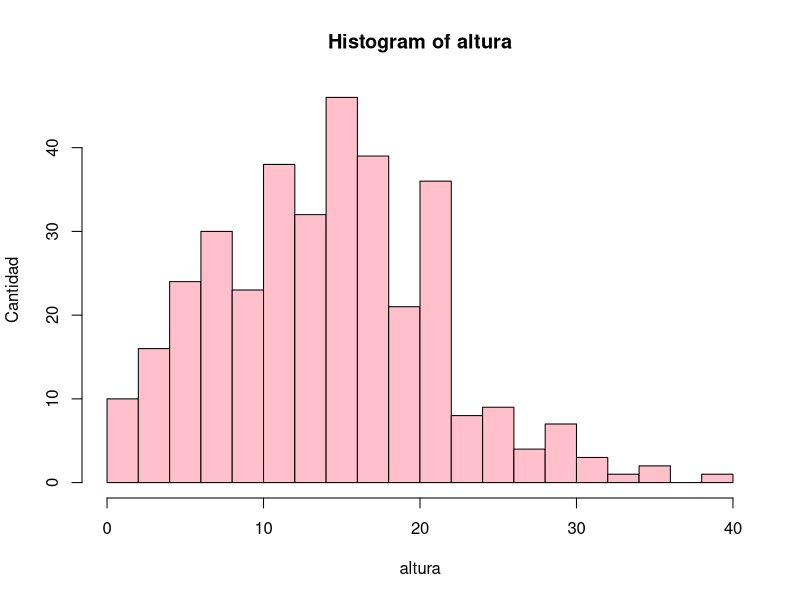
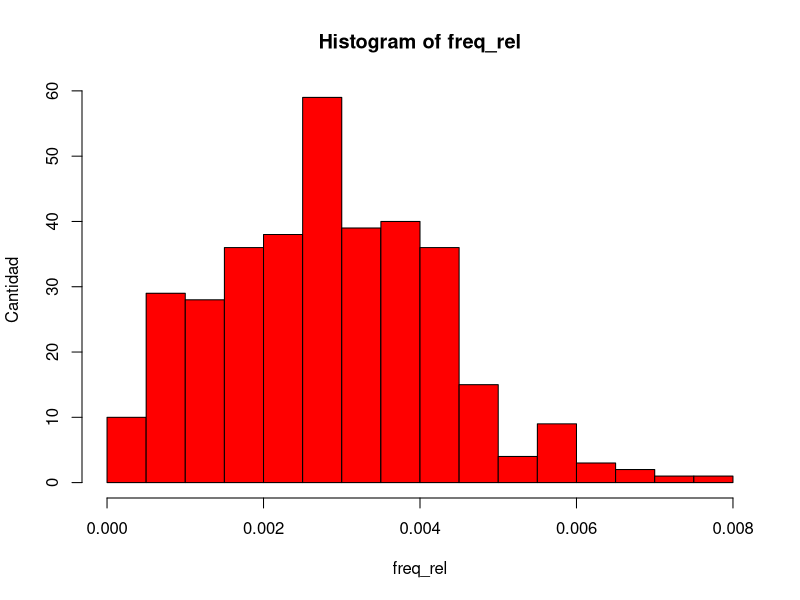

Here is the R script that generated these plots, in order:
#---------------------------------------PREGUNTAS-------------------------------------------------
# 1. en la tabla de frecuencia, frecuencia relativa termina en 1.0001 o 0.9999, bien / mal?
# 2. como poner q se haga la suma acumulativa solamente de las primeras 3 columnas
# 3. cada cuanto tomar los intervalos (si tomo uno en especifico, los ultimos valores del 
# intervalo no los toma)

#-------------------------------------------------------------------------------------------------
library(readxl)
datos <- read_excel("Base4.xls", col_names = TRUE)
#acceder a las columnas por nombre
attach(datos) 

#---------------------------------------ALTURA-------------------------------------------------
#summary(altura)
length_interval = trunc(sqrt(length(altura)))
breaks_altura = seq(min(altura), max(altura), 5) # Intervalos para la tabla de freq
#breaks_altura = seq(min(altura), max(altura), 5) # Intervalos para la tabla de freq

rango_altura = cut(altura, breaks = breaks_altura, right = TRUE)
freq_abs_altura = table(rango_altura)

#mean(altura)
#median(altura)
# histograma de altura
hist(altura, breaks = length_interval, col = "pink", ylab = "Cantidad")

freq_rel = prop.table(altura)
freq_rel_acum = cumsum(freq_rel)
# histograma de frecuencia relativa altura
hist(freq_rel, breaks = length_interval, col = "red", ylab = "Cantidad", right = FALSE)
#preguntar por grafico de freq_rel_acum

#--------------------------------------------
# tabla de frecuencia altura
freq_rel_altura = round(freq_abs_altura / sum(freq_abs_altura), 4)
freq_abs_ac_altura = cumsum(freq_abs_altura)
freq_rel_ac_altura = cumsum(freq_rel_altura)
porc_altura = freq_rel_altura * 100
porc_ac_altura = freq_rel_ac_altura * 100
tabla_altura = cbind(freq_abs_altura, freq_rel_altura, porc_altura, freq_abs_ac_altura,
                     freq_rel_ac_altura, porc_ac_altura)
total_altura = apply(tabla_altura, 2, sum)
tabla_altura_total = rbind(tabla_altura, total_altura)
#--------------------------------------------

#grafico para las especies
especie_order = ordered(especie, levels = c("Ceibo", "Eucalipto", "Álamo", "Palo borracho",
                                      "Acacia", "Jacarandá", "Casuarina", "Ficus", "Fresno"))
freq_abs = table(especie_order)
freq_rel = prop.table(table(especie_order))
porc = freq_rel * 100
tabla = cbind(freq_abs, freq_rel, porc)


#plot(altura, inclinacio)

#---------------------------------------ESPECIE-------------------------------------------------

#--------------------------------------------
freq_abs_especie = table(especie_order)
# tabla de frecuencia especie
freq_rel_especie = round(freq_abs_especie / sum(freq_abs_especie), 9) # un 9 xq sino no da exacta la tabla
freq_abs_ac_especie = cumsum(freq_abs_especie)
freq_rel_ac_especie = cumsum(freq_rel_especie)
porc_especie = freq_rel_especie * 100
porc_ac_especie = freq_rel_ac_especie * 100
tabla_especie = cbind(freq_abs_especie, freq_rel_especie, porc_especie)
total = apply(tabla_especie, 2, sum)
tabla_especie_total = rbind(tabla_especie, total)
tabla_especie_total2 = rbind(tabla_especie)
#--------------------------------------------


#---------------------------------------DIAMETRO-------------------------------------------------

#--------------------------------------------
# tabla de frecuencia diametro
breaks_diametro = seq(min(diametro), max(diametro), 20) # Intervalos para la tabla de freq
rango_diametro = cut(diametro, breaks = breaks_diametro, right = TRUE)
freq_abs_diametro = table(rango_diametro)
freq_rel_diametro = round(freq_abs_diametro / sum(freq_abs_diametro), 4)
freq_abs_ac_diametro = cumsum(freq_abs_diametro)
freq_rel_ac_diametro = cumsum(freq_rel_diametro)
porc_diametro = freq_rel_diametro * 100
porc_ac_diametro = freq_rel_ac_diametro * 100
tabla_diametro = cbind(freq_abs_diametro, freq_rel_diametro, porc_diametro, freq_abs_ac_diametro,
                     freq_rel_ac_diametro, porc_ac_diametro)
total_diametro = apply(tabla_diametro, 2, sum)
tabla_diametro_total = rbind(tabla_diametro, total_diametro)
#--------------------------------------------

